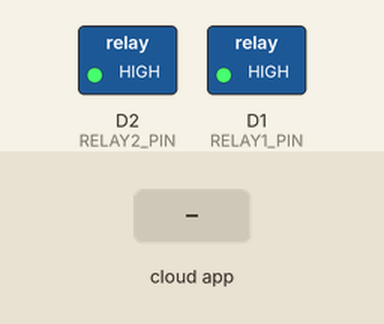
A sketch run on a simulated ESP8266 (NodeMCU). Shown: switched loads named in the sketch (green lamp = pin HIGH). The test bench sets the inputs (shaded band). What the sketch prints to the serial monitor is not drawn.

Above: at 2.7 s.
2.8 s: the phone or cloud app sets motor-pump-control to 3
At 3.9 s:
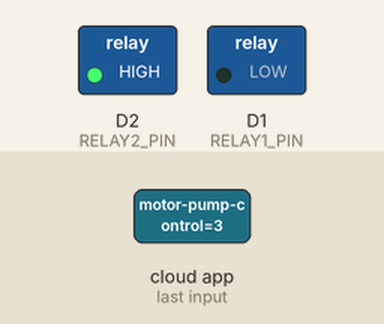
4.3 s: the phone or cloud app sets motor-pump-control to 4
At 5.2 s:
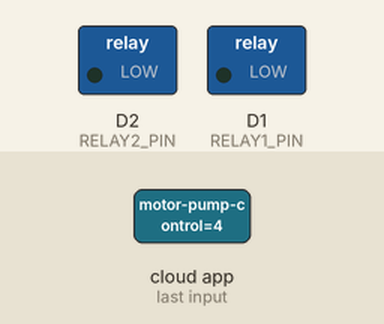
5.8 s: the phone or cloud app sets motor-pump-control to 1
At 7.2 s:
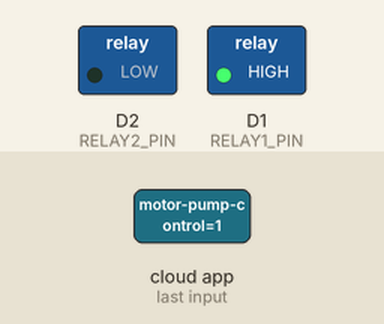
8.3 s: the phone or cloud app sets motor-pump-control to 2
At 10.4 s:
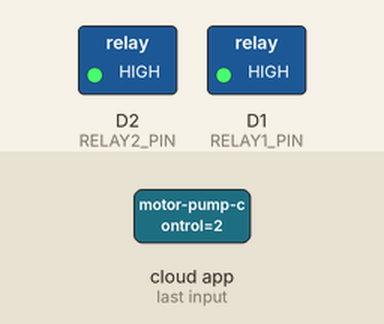
Timing chart, 0 to 11.8 s (numbered marks = the images above; inputs shaded):
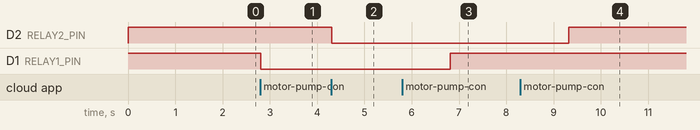

The sketch:

motor-pump-main.ino
```cpp
#include <ESP8266WiFi.h>
#include "Adafruit_MQTT.h"
#include "Adafruit_MQTT_Client.h"
#include "AdafruitIO_WiFi.h"

// Wi-Fi settings
#define WIFI_SSID "<your_wifi_ssid>"
#define WIFI_PASS "<your_wifi_password>"

// Adafruit IO settings
#define AIO_USERNAME "<your_adafruit_username>"
#define AIO_KEY "<your_adafruit_key>"

// Define pins for relays
#define RELAY1_PIN D1 // GPIO 5
#define RELAY2_PIN D2 // GPIO 4

AdafruitIO_WiFi io(AIO_USERNAME, AIO_KEY, WIFI_SSID, WIFI_PASS);

// Adafruit IO Feed for motor control
AdafruitIO_Feed *motorControl = io.feed("motor-pump-control");

void setup() {
  // Initialize relay pins
  pinMode(RELAY1_PIN, OUTPUT);
  pinMode(RELAY2_PIN, OUTPUT);

  // Set both relays to OFF initially
  digitalWrite(RELAY1_PIN, HIGH); // Set relay 1 to off
  digitalWrite(RELAY2_PIN, HIGH); // Set relay 2 to off

  // Start serial communication
  Serial.begin(115200);

  // Connect to Adafruit IO
  io.connect();

  // Wait for a connection
  while(io.status() < AIO_CONNECTED) {
    Serial.print(".");
    delay(500);
  }

  Serial.println("Connected to Adafruit IO!");

  // Setup message handler for motor control
  motorControl->onMessage(handleMessage);
}

void loop() {
  io.run(); // Keep Adafruit IO connection alive
}

// Handle incoming messages
void handleMessage(AdafruitIO_Data *data) {
  if (data->toInt() == 3) {
    Serial.println("Received relay 1 ON");
    digitalWrite(RELAY1_PIN, LOW); // activate relay 1 on receiving 3
  } else if (data->toInt() == 1) {
    Serial.println("Received relay 1 OFF");
    delay(1000);
    digitalWrite(RELAY1_PIN, HIGH); // deactivate relay 1 on receiving 1
    // (This is green button release action)
  } else if (data->toInt() == 4) {
    Serial.println("Received relay 2 ON");
    digitalWrite(RELAY2_PIN, LOW); // activate relay 2 on receiving 4
  } else if (data->toInt() == 2) {
    Serial.println("Received relay 2 OFF");
    delay(1000);
    digitalWrite(RELAY2_PIN, HIGH); // deactivate relay 2 on receiving 2
    // (This is green button release action)
  }
}
```

Measured:
- after the input at 2.8 s, D1 (RELAY1_PIN): HIGH → LOW at once
- after the input at 4.3 s, D2 (RELAY2_PIN): HIGH → LOW at once
- after the input at 5.8 s, D1 (RELAY1_PIN): LOW → HIGH after 1.0 s
- after the input at 8.3 s, D2 (RELAY2_PIN): LOW → HIGH after 1.0 s
